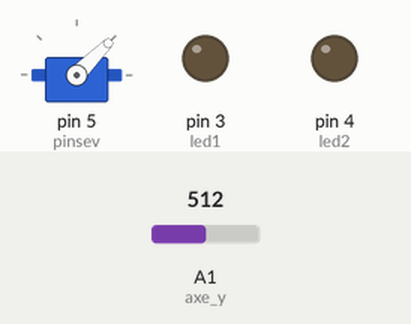
The sketch below on a simulated Arduino Uno, built with avr-gcc and run on an emulated ATmega328P. On the bench: servo, output pins drawn as LEDs (lit = HIGH). Inputs (shaded band) come from the test bench; at power-on: A1 (axe_y) = 512.

Above: at 1.2 s.
1.3 s: A1 (axe_y) set to 0
At 1.8 s:
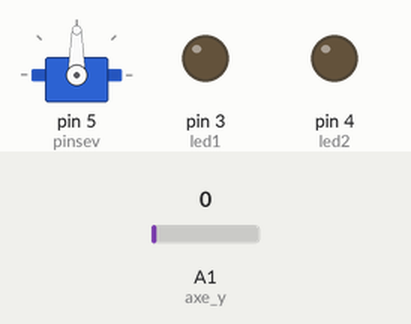
4.3 s: A1 (axe_y) set to 1023
At 4.81 s:
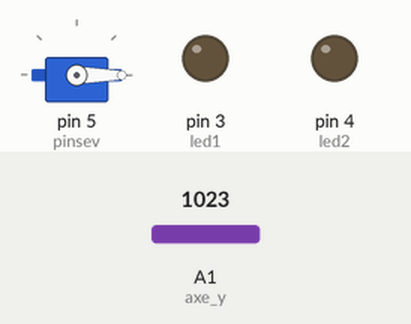
Timing chart, 0 to 7.3 s (numbered marks = the images above; inputs shaded):
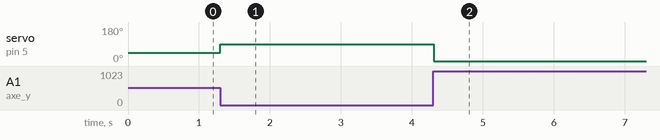

Measured:
- after the input at 1.3 s, servo on pin 5 (pinsev): 45° → 90° at once
- after the input at 4.3 s, servo on pin 5 (pinsev): 90° → 0° at once

The sketch:

servo_joystick.ino
```cpp
#include <Servo.h>

#define led1 3
#define led2 4
#define axe_x A0
#define axe_y A1
#define bx A0
#define by A1
#define ms 2
#define pinsev 5
Servo myservo;

void setup() {
  // put your setup code here, to run once:

  Serial.begin(9600);
  pinMode(led1, OUTPUT);
  pinMode(led2, OUTPUT);
  pinMode(bx, INPUT);
  pinMode(by, INPUT);
  myservo.attach(pinsev);

  myservo.write(45);


}

void loop() {
  // put your main code here, to run repeatedly:

  if (analogRead(axe_y) == 1023){
    myservo.write(-90);
    delay(100);
    myservo.write(45);
    }

  if (analogRead(by)== 0){
    myservo.write(90);
    delay(100);
    myservo.write(45);
    }

}
```
